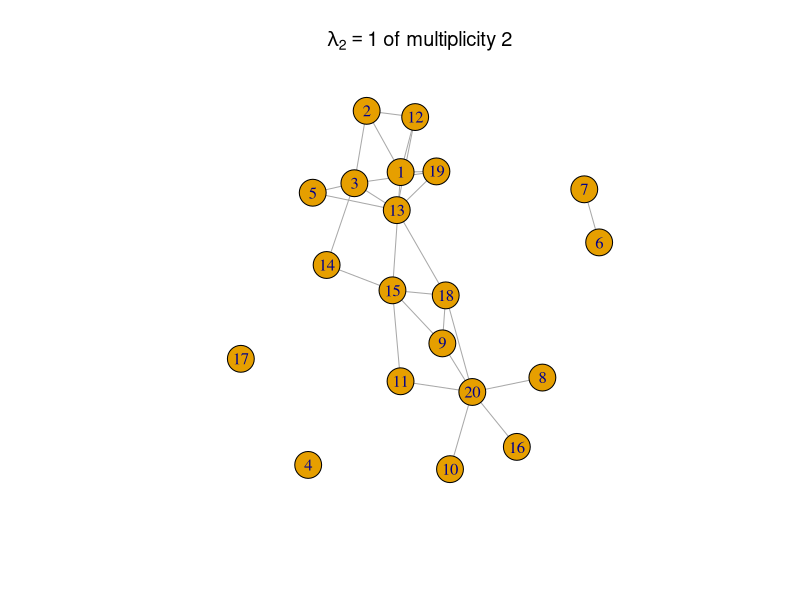
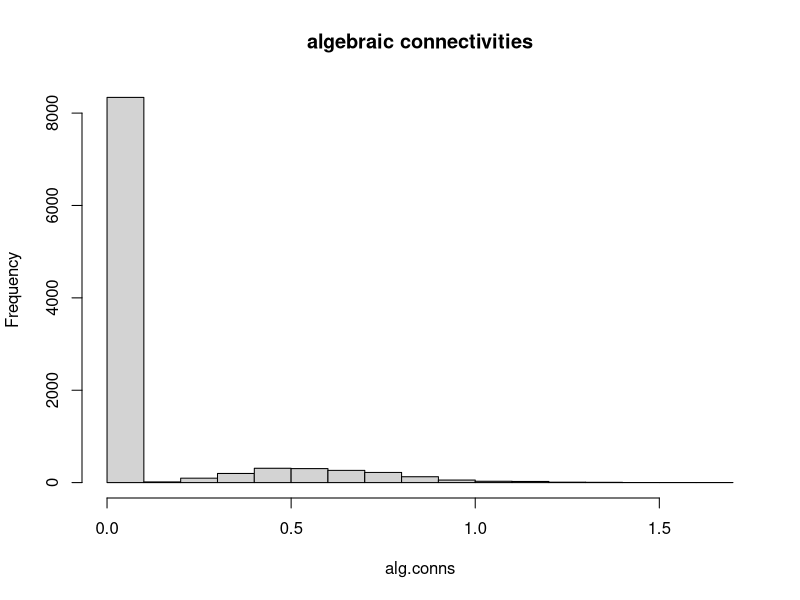

These charts were generated, in order, by the following R code:

# Search for a random graph that has a duplicate eigenvalue for its algebraic
# connectivity.

library(igraph)

set.seed(1234)

# Given a matrix (presumably the Laplacian of some graph), return its
# algebraic connectivity and the multiplicity of its algebraic connectivity.
TOLERANCE <- 1e-10
alg.conn <- function(laplacian) {
    evals <- eigen(laplacian)$values
    alg.conn.eval <- rev(unique(evals[which(abs(evals) > TOLERANCE)]))[2]
    return(list(eval=alg.conn.eval,
        multiplicity=sum(abs(evals - alg.conn.eval) < TOLERANCE)))
}

generate.random.graph <- function() erdos.renyi.game(20, .15)

LIMIT <- 1e4
alg.conns <- vector(length=LIMIT)
ctr <- 0
g <- generate.random.graph()
alg.conn.g <- alg.conn(laplacian_matrix(g))
while (alg.conn.g$multiplicity == 1  &&  ctr < LIMIT) {

    ctr <- ctr + 1
    if (ctr %% 100 == 0) {
        cat("Tried", ctr,"graphs...\n")
    }

    g <- generate.random.graph()
    alg.conn.g <- alg.conn(laplacian_matrix(g))

    # Just for interest...
    alg.conns[ctr] <- alg.conn.g$eval
}

if (alg.conn.g$multiplicity > 1) {
    plot(g, 
        main=bquote(lambda[2]==.(round(alg.conn.g$eval,5)) ~ "of multiplicity"
        ~ .(round(alg.conn.g$multiplicity))))
    print(g)
    readline()
}

hist(alg.conns, breaks=20, main="algebraic connectivities")
